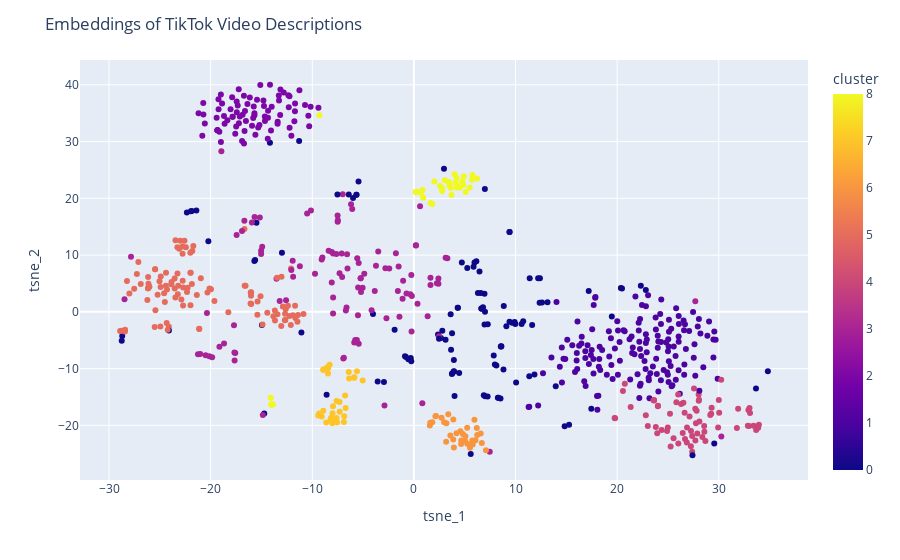

Notebook cell for this chart:
### Code cell
# import plotly.express as px

# Create the scatter plot
fig = px.scatter(df2, x='tsne_1', y='tsne_2', hover_data='description', color="cluster")

# Format what to show next to the markers
fig.update_traces(textposition='top center', 
                  mode='markers+text', 
                  textfont=dict(size=6))

fig.update_layout(title='Embeddings of TikTok Video Descriptions')
fig.show()

### Figure 1 — Plotly figure (JSON) as saved in the notebook; plotly's stock layout.template omitted (floating-point values rounded to 4 significant figures; data arrays with more than 128 entries replaced by an {"elided": "..."} marker saying what was removed)
{"data": [{"customdata": {"elided": "732x1 str values"}, "hovertemplate": "tsne_1=%{x}<br>tsne_2=%{y}<br>description=%{customdata[0]}<br>cluster=%{marker.color}<extra></extra>", "legendgroup": "", "marker": {"color": {"elided": "732 int values"}, "coloraxis": "coloraxis", "symbol": "circle"}, "mode": "markers+text", "name": "", "orientation": "v", "showlegend": false, "textfont": {"size": 6}, "textposition": "top center", "type": "scatter", "x": {"elided": "732 float values"}, "xaxis": "x", "y": {"elided": "732 float values"}, "yaxis": "y"}], "layout": {"coloraxis": {"colorbar": {"title": {"text": "cluster"}}, "colorscale": [[0, "#0d0887"], [0.1111, "#46039f"], [0.2222, "#7201a8"], [0.3333, "#9c179e"], [0.4444, "#bd3786"], [0.5556, "#d8576b"], [0.6667, "#ed7953"], [0.7778, "#fb9f3a"], [0.8889, "#fdca26"], [1, "#f0f921"]]}, "legend": {"tracegroupgap": 0}, "margin": {"t": 60}, "title": {"text": "Embeddings of TikTok Video Descriptions"}, "xaxis": {"anchor": "y", "domain": [0, 1], "title": {"text": "tsne_1"}}, "yaxis": {"anchor": "x", "domain": [0, 1], "title": {"text": "tsne_2"}}}}
